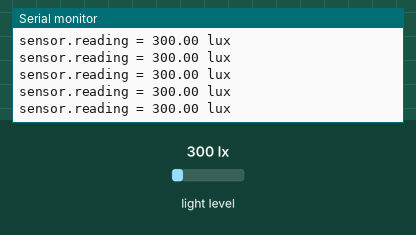
A sketch run on a simulated Arduino Uno, built with avr-gcc and run on an emulated ATmega328P. Shown: the last lines printed to the serial monitor. Inputs (shaded band) come from the test bench; at power-on: light level 300 lx.

Above: at 3.2 s.
3.3 s: light level set to 40 lx
At 3.53 s:
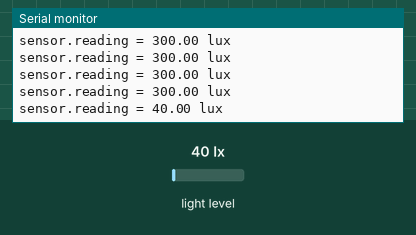
4.8 s: light level set to 500 lx
At 4.85 s:
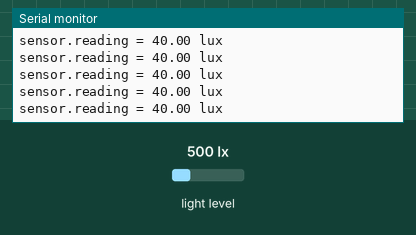
Timing chart, 0 to 7.8 s (numbered marks = the images above; inputs shaded):
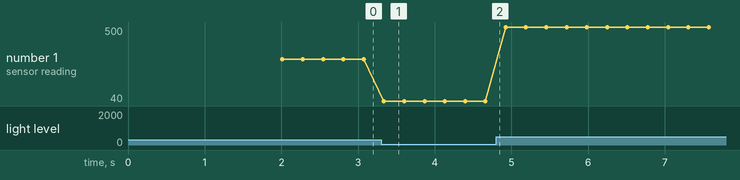

Measured:
- after the input at 3.3 s, the serial monitor: prints a new line at once (image 1)
- plotted number 1: 300 → 40 after the input at 3.3 s, 40 → 500 after the input at 4.8 s

The sketch:

New_code_poulailler.ino
```cpp
#include <GSM.h>
#include <Wire.h>
#include <Adafruit_Sensor.h>
#include <Adafruit_TSL2561_U.h>
#define PINNUMBER "264843"

// initialize the library instance
GSM gsmAccess;
GSM_SMS sms;
char txtMsg[200] = "Le taux de luminosité du poulailler est inférieur à 40 lux.";
char remoteNum[20] = "0769621300";

float sensorVoltage;
float sensorValue;
float UVIndex;

Adafruit_TSL2561_Unified tsl = Adafruit_TSL2561_Unified(0x29);


void setup()

{
  Serial.begin(9600);

  boolean notConnected = true;

  while (notConnected) {
    if (gsmAccess.begin(PINNUMBER) == GSM_READY) {
      notConnected = false;
    } else {
      Serial.println("Not connected");
      delay(1000);


    }
  }
}


void loop(void)
{
  /* Get a new sensor event */
  sensors_event_t event;
  tsl.getEvent(&event);

  /* Display the results (light is measured in lux) */
  if (event.light)
  {
    Serial.print("sensor.reading = ");
    Serial.print(event.light); Serial.println(" lux");
  }
  else
  {
    /* If event.light = 0 lux the sensor is probably saturated
       and no reliable data could be generated! */
    Serial.println("Sensor overload");
    if (sensorValue <= 40) {
      // send the message
      Serial.println("Le message va etre envoyé");
      sms.beginSMS("0769621300");
      sms.print("Alerte, Problème de luminosité dans le poulailler");
      sms.endSMS();
      Serial.println("\nCOMPLETE!\n");


    }
  }

  delay(250);


}

/*
  Read input serial
*/
int readSerial(char result[]) {
  int i = 0;
  while (1) {
    while (Serial.available() > 0) {
      char inChar = Serial.read();
      if (inChar == '\n') {
        result[i] = '\0';
        Serial.flush();
        return 0;
      }
      if (inChar != '\r') {
        result[i] = inChar;
        i++;
      }
    }
  }
}
```
